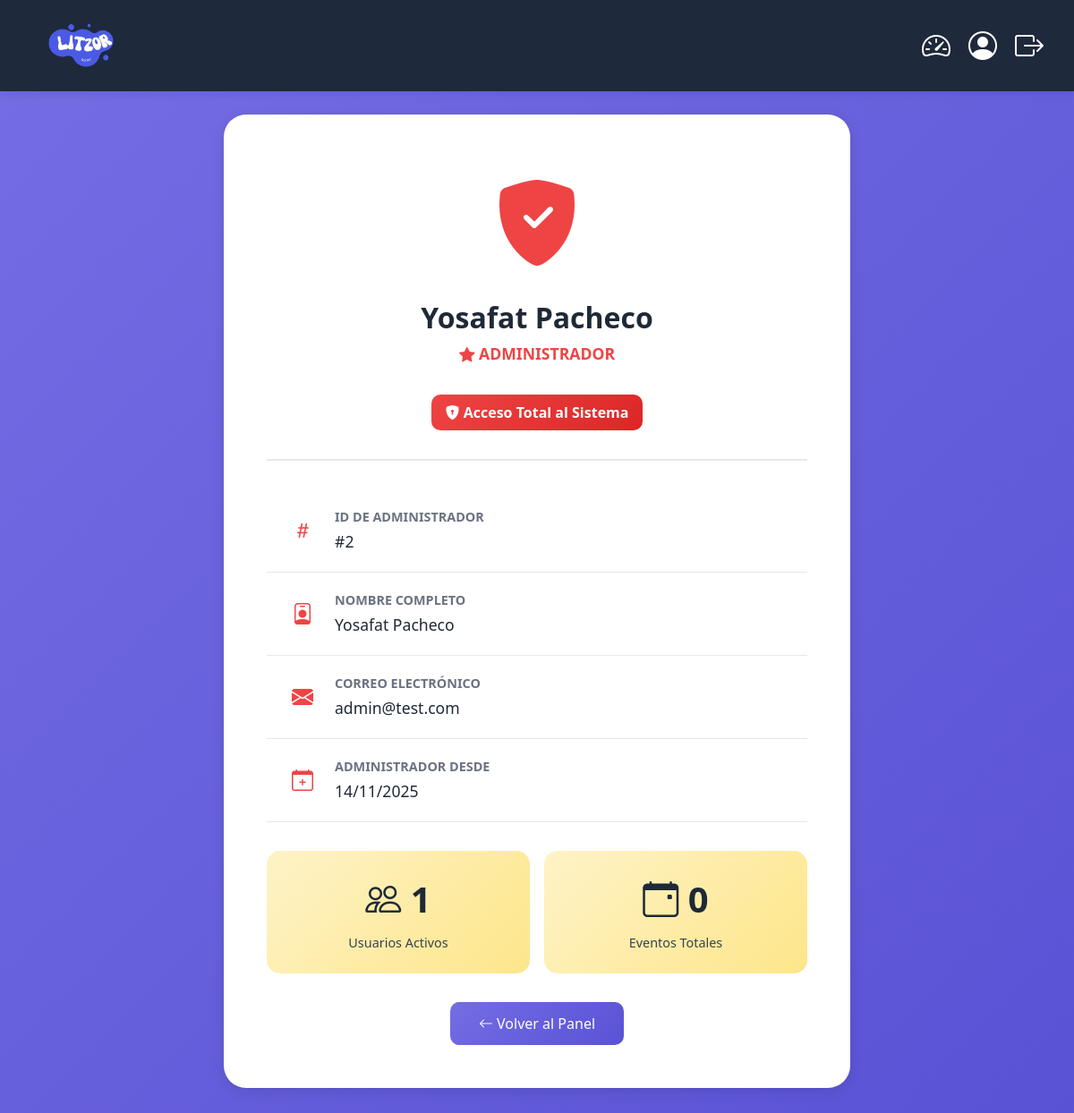
Page /php/perfil_admin.php (signed in) on the committed database.
### tables this page shows
CREATE TABLE `clientes` (
    `id_cl` int(11) NOT NULL AUTO_INCREMENT,
    `nombre_cl` varchar(50) NOT NULL,
    `correo_cl` varchar(50) NOT NULL,
    `contrasena_cl` varchar(255) NOT NULL,
    `tipo_usuario` int(1) NOT NULL DEFAULT 1 COMMENT '1=Organizador (Web), 2=Administrador (Web)',
    `fecha_registro` timestamp NOT NULL DEFAULT CURRENT_TIMESTAMP,
    PRIMARY KEY (`id_cl`),
    UNIQUE KEY `correo_cl` (`correo_cl`),
    KEY `idx_tipo_usuario` (`tipo_usuario`)
);

### php/perfil_admin.php (the view, shortened to what this page needs)
<?php
require_once 'conexion_db.php';
$id_admin = $_SESSION['id_cl'];
$consulta = "SELECT * FROM clientes WHERE id_cl = ?";
$stmt = mysqli_prepare($conexion, $consulta);
mysqli_stmt_bind_param($stmt, "i", $id_admin);
mysqli_stmt_execute($stmt);
$resultado = mysqli_stmt_get_result($stmt);
$admin = mysqli_fetch_assoc($resultado);
$result_usuarios = mysqli_query($conexion, "SELECT COUNT(*) as total FROM clientes WHERE tipo_usuario = 1");
$total_usuarios = mysqli_fetch_assoc($result_usuarios)['total'];
$result_eventos = mysqli_query($conexion, "SELECT COUNT(*) as total FROM eventos");
$total_eventos = mysqli_fetch_assoc($result_eventos)['total'];
?>
<!DOCTYPE html>
<html lang="es">
<head>
    <link rel="stylesheet" href="../assets/css/bootstrap.css">
    <link rel="stylesheet" href="../assets/css/bootstrap-icons.css">
    <link rel="stylesheet" href="../assets/css/styles.css">
</head>
<body>
    <header id="navSection">
        <div class="container-fluid">
            <div class="row align-items-center">
                <div class="col-6">
                    <div class="logo">
                        <a href="../index.html" class="navbar-brand">
                            <img src="../assets/img/logo-wout-bg.png" alt="Litzor Logo">
                        </a>
                    </div>
                </div>
                <div class="col-6">
                    <nav class="navbar navbar-expand-lg">
                        <div class="container-fluid">
                            <div class="navbar-collapse justify-content-end">
                                <ul class="navbar-nav">
                                    <li class="nav-item">
                                        <a class="nav-link" href="panel_admin.php">
                                            <i class="bi bi-speedometer2"></i>
                                        </a>
                                    </li>
                                    <li class="nav-item">
                                        <a class="nav-link active" href="perfil_admin.php">
                                            <i class="bi bi-person-circle"></i>
                                        </a>
                                    </li>
                                    <li class="nav-item">
                                        <a class="nav-link" href="logout.php">
                                            <i class="bi bi-box-arrow-right"></i>
                                        </a>
                                    </li>
                                </ul>
                            </div>
                        </div>
                    </nav>
                </div>
            </div>
        </div>
    </header>
    <section class="py-5">
        <div class="container">
            <div class="profile-card">
                <div class="profile-header">
                    <div class="profile-icon">
                        <i class="bi bi-shield-fill-check"></i>
                    </div>
                    <h1 class="profile-title"><?php echo htmlspecialchars($admin['nombre_cl']); ?></h1>
                    <p class="profile-subtitle">
                        <i class="bi bi-star-fill"></i> ADMINISTRADOR
                    </p>
                    <div class="admin-badge">
                        <i class="bi bi-shield-lock-fill"></i> Acceso Total al Sistema
                    </div>
                </div>
                <?php if ($admin): ?>
                    <div class="info-row">
                        <div class="info-icon">
                            <i class="bi bi-hash"></i>
                        </div>
                        <div class="info-content">
                            <div class="info-label">ID de Administrador</div>
                            <div class="info-value">#<?php echo htmlspecialchars($admin['id_cl']); ?></div>
                        </div>
                    </div>
                    <div class="info-row">
                        <div class="info-icon">
                            <i class="bi bi-person-badge"></i>
                        </div>
                        <div class="info-content">
                            <div class="info-label">Nombre Completo</div>
                            <div class="info-value"><?php echo htmlspecialchars($admin['nombre_cl']); ?></div>
                        </div>
                    </div>
                    <div class="info-row">
                        <div class="info-icon">
                            <i class="bi bi-envelope-fill"></i>
                        </div>
                        <div class="info-content">
                            <div class="info-label">Correo Electrónico</div>
                            <div class="info-value"><?php echo htmlspecialchars($admin['correo_cl']); ?></div>
                        </div>
                    </div>
                    <div class="info-row">
                        <div class="info-icon">
                            <i class="bi bi-calendar-plus"></i>
                        </div>
                        <div class="info-content">
                            <div class="info-label">Administrador Desde</div>
                            <div class="info-value">
                                <?php echo date('d/m/Y', strtotime($admin['fecha_registro'])); ?>
                            </div>
                        </div>
                    </div>
                    <div class="stats-row">
                        <div class="stat-box">
                            <div class="stat-number">
                                <i class="bi bi-people"></i> <?php echo $total_usuarios; ?>
                            </div>
                            <div class="stat-label">Usuarios Activos</div>
                        </div>
                        <div class="stat-box">
                            <div class="stat-number">
                                <i class="bi bi-calendar-event"></i> <?php echo $total_eventos; ?>
                            </div>
                            <div class="stat-label">Eventos Totales</div>
                        </div>
                    </div>
                <?php endif; ?>
                <div class="text-center">
                    <a href="panel_admin.php" class="btn-back">
                        <i class="bi bi-arrow-left"></i> Volver al Panel
                    </a>
                </div>
            </div>
        </div>
    </section>
</body>
</html>

### assets/css/styles.css (style rules this page uses)
body { font-family: 'Segoe UI', Tahoma, Geneva, Verdana, sans-serif; margin: 0; padding: 0; }
.logo { margin: 10px; }
#navSection .nav-link { color: #fff; padding: 0 10px; }
#navSection { display: flex; justify-content: space-between; align-items: center; padding: 0 60px; background: rgba(0, 0, 0, 0.4); position: fixed; top: 0; width: 100%; z-index: 10; box-sizing: border-box; }
.navbar-brand img { height: 70px; width: auto; }

### php/perfil_admin.php (style rules this page uses)
body { background: linear-gradient(135deg, #746de3ff 0%, #5a52d5 100%); min-height: 100vh; padding-top: 80px; }
#navSection { background-color: #1e293b; padding: 1rem 0; box-shadow: 0 2px 10px rgba(0,0,0,0.1); position: fixed; top: 0; left: 0; right: 0; z-index: 1000; }
.logo img { height: 50px; margin-left: 2rem; }
.nav-link i { font-size: 2rem; color: white; transition: color 0.3s; }
.profile-card { background: white; border-radius: 25px; padding: 3rem; box-shadow: 0 4px 15px rgba(0,0,0,0.1); max-width: 700px; margin: 0 auto; }
.profile-header { text-align: center; margin-bottom: 2rem; padding-bottom: 2rem; border-bottom: 2px solid #e5e7eb; }
.profile-icon { font-size: 6rem; color: #ef4444; margin-bottom: 1rem; }
.profile-title { font-size: 2rem; font-weight: bold; color: #1f2937; margin-bottom: 0.5rem; }
.profile-subtitle { color: #ef4444; font-size: 1.1rem; font-weight: 600; }
.info-row { padding: 1.25rem; border-bottom: 1px solid #e5e7eb; display: flex; align-items: center; }
.info-icon { font-size: 1.5rem; color: #ef4444; margin-right: 1rem; min-width: 40px; text-align: center; }
.info-content { flex: 1; }
.info-label { font-weight: bold; color: #6b7280; font-size: 0.9rem; text-transform: uppercase; margin-bottom: 0.25rem; }
.info-value { color: #1f2937; font-size: 1.1rem; }
.admin-badge { background: linear-gradient(135deg, #ef4444 0%, #dc2626 100%); color: white; padding: 0.5rem 1rem; border-radius: 10px; display: inline-block; margin-top: 1rem; font-weight: 600; }
.stats-row { display: grid; grid-template-columns: repeat(auto-fit, minmax(200px, 1fr)); gap: 1rem; margin-top: 2rem; }
.stat-box { background: linear-gradient(135deg, #fef3c7 0%, #fde68a 100%); border-radius: 15px; padding: 1.5rem; text-align: center; }
.stat-number { font-size: 2.5rem; font-weight: bold; color: #1f2937; }
.stat-label { color: #374151; font-size: 0.9rem; margin-top: 0.5rem; }
.btn-back { background: linear-gradient(135deg, #746de3ff 0%, #5a52d5 100%); color: white; padding: 0.75rem 2rem; border-radius: 10px; text-decoration: none; display: inline-block; margin-top: 2rem; transition: transform 0.2s; }

### rows in the picture
clientes: nombre_cl "Yosafat Pacheco", id_cl "2", correo_cl "admin@test.com", fecha_registro "14/11/2025"

### other values in the picture
$total_usuarios "1"
$total_eventos "0"
